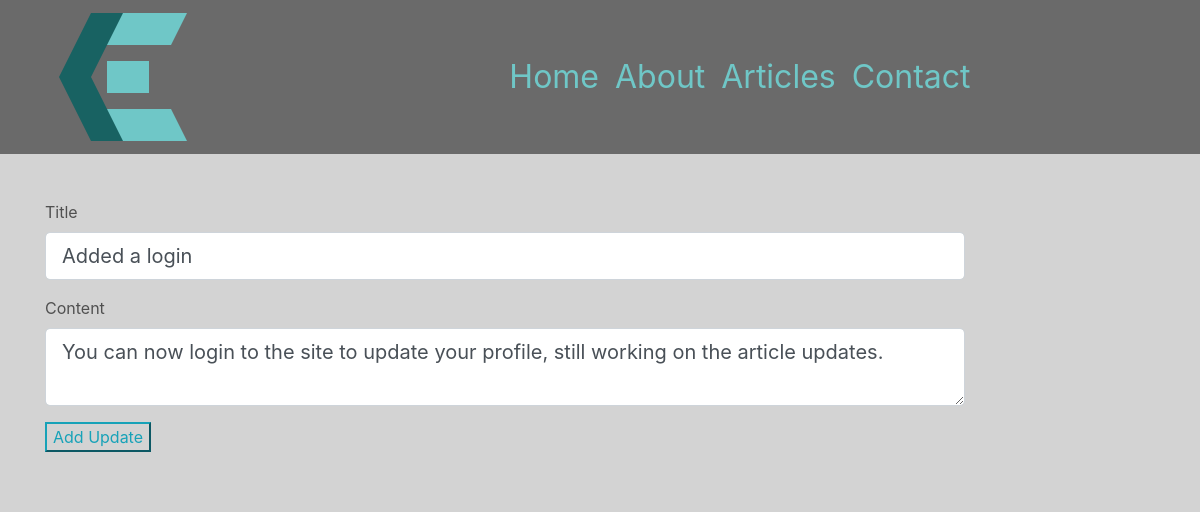
The page /update/update/2 on the database as committed earlier.
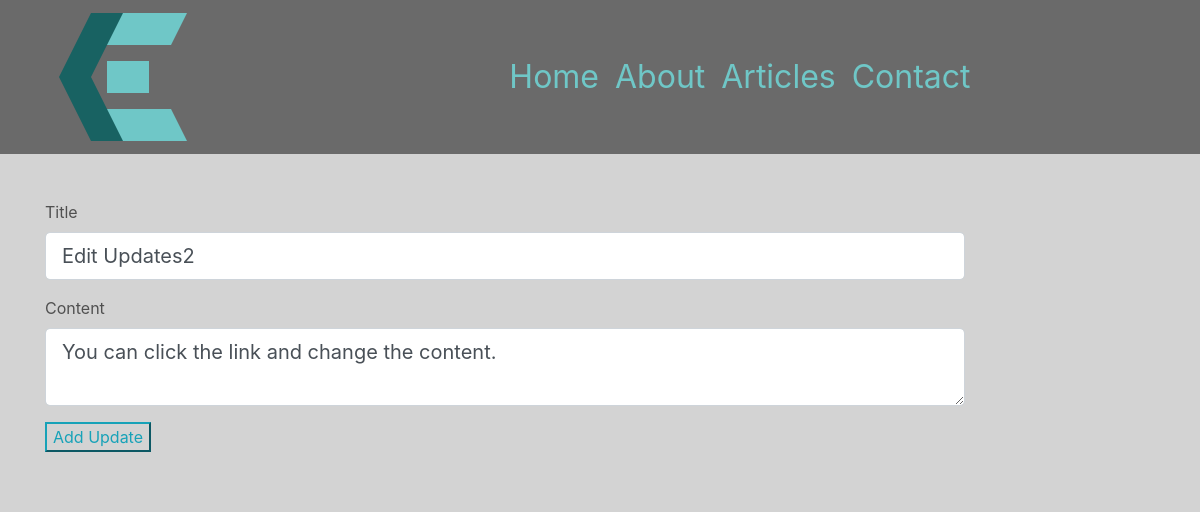
The same page on the database as committed later.
### chrissmit/services/db_models.py (models this page shows)
class Update(db.Model):
    id = db.Column(db.Integer, primary_key=True)
    title = db.Column(db.String(100), nullable=False,)
    user_id = db.Column(db.Integer, db.ForeignKey('user.id'), nullable=False)
    posted = db.Column(db.DateTime, nullable=False, default=datetime.utcnow)
    edited = db.Column(db.DateTime, nullable=True, default=None)
    content = db.Column(db.Text, nullable=False)
    def __repr__(self):
        return f'Post(title={self.title},posted={self.posted}'

### chrissmit/views/maintenance_views.py (the view)
@blueprint.route('/update/update/<update_id>', methods=['GET','POST'])
def update_update(update_id):
    current_update = update.get(int(update_id))
    update_form = UpdatesForm()
    print(current_update)
    if update_form.validate_on_submit():
        update.update(update_form, current_update)
        return redirect(url_for('navigation.index'))
    elif request.method == 'GET':
        update_form = update.update_form_data(update_form, current_update)
    return render_template('maintenance/update.html', update_form=update_form)

### chrissmit/forms/content.py
class UpdatesForm(FlaskForm):
    title = StringField(
        'Title',
        validators=[DataRequired(),Length(min=2,max=20,),],
    )
    content = TextAreaField(
        'Content',
        validators=[DataRequired(),Length(min=2,max=255,),],
    )
    submit = SubmitField('Add Update')

### chrissmit/services/update.py (called while the page is built)
def get(id):
    return Update.query.filter_by(id=id).first()

def update_form_data(form, update):
    form.title.data = update.title
    form.content.data = update.content
    return form

### chrissmit/templates/maintenance/update.html (shortened to what this page needs)
{% extends "shared/_layout.html" %}
{% block main_content %}
<div class="main_content">
    <form method="POST" action="">
        <fieldset class="form-group">
            <div class="form-group">
                {{ update_form.title.label(class="form-control-label") }}
                {% if update_form.title.errors %}
                    {{ update_form.title(class="form-control form-control-lg is-invalid") }}
                    <div class="invalid-feedback">
                        {% for error in update_form.title.errors %}
                            <span> {{ error }} </span>
                        {% endfor %}
                    </div>
                {% else %}
                    {{ update_form.title(class="form-control form-control-lg") }}
                {% endif %}
            </div>
            <div class="form-group">
                {{ update_form.content.label(class="form-control-label") }}
                {% if update_form.content.errors %}
                    {{ update_form.content(class="form-control form-control-lg is-invalid") }}
                    <div class="invalid-feedback">
                        {% for error in update_form.content.errors %}
                            <span> {{ error }} </span>
                        {% endfor %}
                    </div>
                {% else %}
                    {{ update_form.content(class="form-control form-control-lg") }}
                {% endif %}
            </div>
            <div class="form-group">
                {{ update_form.submit(class="btn-outline-info") }}
            </div>
        </fieldset>
    </form>
</div>
{%  endblock %}

Rows that differ between the two databases and show on the page:
changed Update: title "Added a login" → "Edit Updates2"; content "You can now login to the site to update your profile, still working on the article updates." → "You can click the link and change the content."
